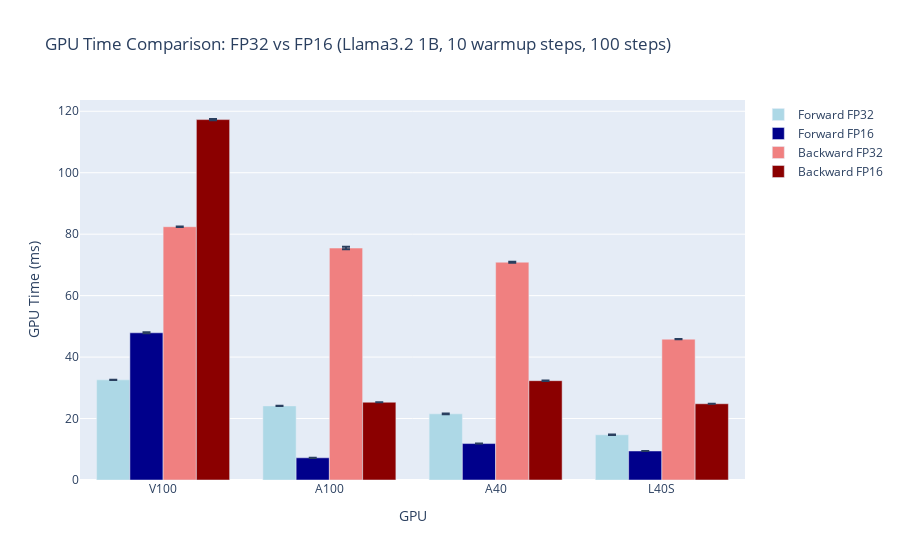

Source (notebook cell):
### Code cell
# Combined FP32 vs FP16 GPU Time Comparison
fig7 = go.Figure(data=[
    go.Bar(name='Forward FP32', x=gpus, y=fp32_fwd_gpu,
           error_y=dict(type='data', array=fp32_fwd_gpu_err, visible=True),
           marker_color='lightblue'),
    go.Bar(name='Forward FP16', x=gpus_fp16, y=fp16_fwd_gpu,
           error_y=dict(type='data', array=fp16_fwd_gpu_err, visible=True),
           marker_color='darkblue'),
    go.Bar(name='Backward FP32', x=gpus, y=fp32_bwd_gpu,
           error_y=dict(type='data', array=fp32_bwd_gpu_err, visible=True),
           marker_color='lightcoral'),
    go.Bar(name='Backward FP16', x=gpus_fp16, y=fp16_bwd_gpu,
           error_y=dict(type='data', array=fp16_bwd_gpu_err, visible=True),
           marker_color='darkred')
])
fig7.update_layout(
    title="GPU Time Comparison: FP32 vs FP16 (Llama3.2 1B, 10 warmup steps, 100 steps)",
    xaxis_title="GPU",
    yaxis_title="GPU Time (ms)",
    barmode='group'
)
fig7.show()

### Figure 1 — Plotly figure (JSON) as saved in the notebook; plotly's stock layout.template omitted (floating-point values rounded to 4 significant figures)
{"data": [{"error_y": {"array": [0.06923, 0.0649, 0.1164, 0.05121], "type": "data", "visible": true}, "marker": {"color": "lightblue"}, "name": "Forward FP32", "type": "bar", "x": ["V100", "A100", "A40", "L40S"], "y": [32.59, 24.12, 21.54, 14.73]}, {"error_y": {"array": [0.1805, 0.0406, 0.001304, 0.001132], "type": "data", "visible": true}, "marker": {"color": "darkblue"}, "name": "Forward FP16", "type": "bar", "x": ["V100", "A100", "A40", "L40S"], "y": [47.9, 7.223, 11.86, 9.441]}, {"error_y": {"array": [0.1071, 0.3954, 0.1437, 0.03165], "type": "data", "visible": true}, "marker": {"color": "lightcoral"}, "name": "Backward FP32", "type": "bar", "x": ["V100", "A100", "A40", "L40S"], "y": [82.43, 75.49, 70.88, 45.83]}, {"error_y": {"array": [0.1952, 0.0159, 0.09675, 0.01455], "type": "data", "visible": true}, "marker": {"color": "darkred"}, "name": "Backward FP16", "type": "bar", "x": ["V100", "A100", "A40", "L40S"], "y": [117.3, 25.31, 32.32, 24.81]}], "layout": {"barmode": "group", "title": {"text": "GPU Time Comparison: FP32 vs FP16 (Llama3.2 1B, 10 warmup steps, 100 steps)"}, "xaxis": {"title": {"text": "GPU"}}, "yaxis": {"title": {"text": "GPU Time (ms)"}}}}
